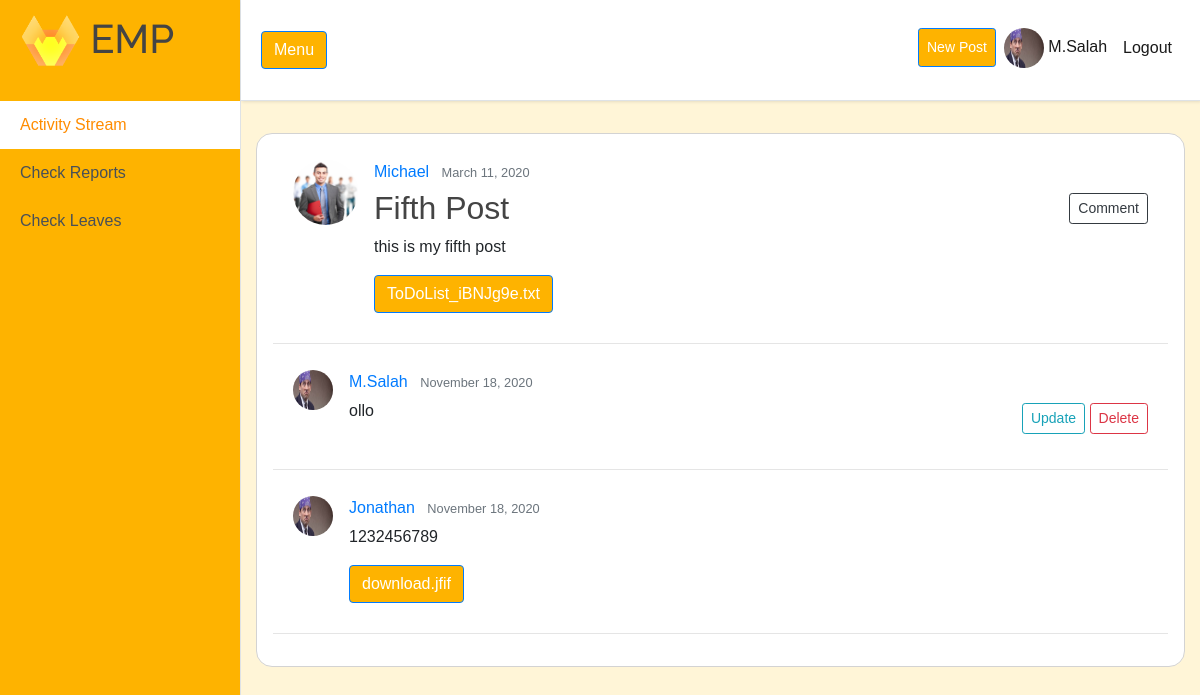
The page /post/16/ (signed in) on the database its author committed.
### users/models.py (models this page shows, shortened)
class Profile(models.Model):
    user = models.OneToOneField(User, on_delete=models.CASCADE)
    image = models.ImageField(default='default.jpg', upload_to='profile_pics')
    bio = models.TextField(max_length=500, blank=True)
    location = models.CharField(max_length=30, blank=True)
    birth_date = models.DateField(null=True, blank=True)
    is_employee = models.BooleanField(default=True)

### activitystream/models.py (models this page shows, shortened)
class Post(models.Model):
    title = models.CharField(max_length=100)
    content = models.TextField()
    date_posted = models.DateTimeField(default=timezone.now)
    author = models.ForeignKey(User, on_delete=models.CASCADE)
    document = models.FileField(blank=True, default=None, upload_to='documents')
    class Meta:
        ordering = ['-date_posted']
    @property
    def filename(self):
        return os.path.basename(self.document.path)

class Comment(models.Model):
    date_posted = models.DateTimeField(default=timezone.now)
    content = models.TextField()
    author = models.ForeignKey(User, on_delete=models.CASCADE)
    post = models.ForeignKey(Post, on_delete=models.CASCADE)
    document = models.FileField(blank=True, default=None, upload_to='documents')
    class Meta:
        ordering = ['-date_posted']
    @property
    def filename(self):
        return os.path.basename(self.document.path)

### activitystream/views.py (the view)
# urls.py: path('post/<int:pk>/', PostDetailView.as_view(), name='post-detail'),
class PostDetailView(LoginRequiredMixin, DetailView):
    model = Post
    def get_context_data(self, **kwargs):
        context = super().get_context_data(**kwargs)
        context['comments'] = Comment.objects.filter(post=self.object).all()
        return context

### activitystream/templates/activitystream/post_detail.html (shortened to what this page needs)
{% extends "activitystream/base.html" %}
{% block content %}
<div id="postcontent">
    <article class="media content-section">
    <img class="rounded-circle article-img" src="{{ object.author.profile.image.url }}">
    <div class="media-body">
        <div class="article-metadata">
            <a class="mr-2" href="{% url 'user-posts' object.author.username %}">{{ object.author }}</a>
            <small class="text-muted">{{ object.date_posted | date:'F d, Y' }}</small>
        </div>
        {% if object.author == user %}
                <div id = "post_buttons">
                <a class="btn btn-outline-info btn-sm mt-1 mb-1" href="{% url 'post-update' object.id %}">Update</a>
                <a class="btn btn-outline-danger btn-sm mt-1 mb-1" href="{% url 'post-delete' object.id %}">Delete</a>
                <a class="btn btn-outline-dark btn-sm mt-1 mb-1" href="{% url 'add_comment' pk=object.pk %}">Comment</a>
                </div>
            {% else %}
                <div id = "post_buttons">
                <a class="btn btn-outline-dark btn-sm mt-1 mb-1" href="{% url 'add_comment' pk=object.pk %}">Comment</a>
                </div>
            {% endif %}
        <h2 class="article-title">{{ object.title }}</h2>
        <p class="article-content">{{ object.content }}</p>
        {% if post.document != '' %}
        <a class="btn btn-primary" href="{{ object.document.url }}" target="_blank">{{ object.filename }}</a>
        {% endif %}
    </div>
    </article>
    <hr/>
    {% for comment in comments %}
        <div id="comment">
        <article class="media content-section">
        <img class="rounded-circle article-img" src="{{ comment.author.profile.image.url }}"  style="width:40px; height:40px">
  <div class="media-body">
    <div class="article-metadata">
        <a class="mr-2" href="{% url 'user-posts' comment.author.username %}">{{ comment.author }}</a>
      <small class="text-muted">{{ comment.date_posted | date:'F d, Y' }}</small>
    </div>
        {% if comment.author == user %}
                <div id = "post_buttons">
                <a class="btn btn-outline-info btn-sm mt-1 mb-1" href="{% url 'comment-update' comment.id %}">Update</a>
                <a class="btn btn-outline-danger btn-sm mt-1 mb-1" href="{% url 'comment-delete' comment.id %}">Delete</a>
                </div>
            {% endif %}
    <p class="article-content">{{ comment.content }}</p>
        {% if comment.document != '' %}
            <a class="btn btn-primary" href="{{ comment.document.url }}" target="_blank">{{ comment.filename }}</a>
        {% endif %}
  </div>
</article>
        </div>
        <hr/>
                {% endfor %}
</div>
{%  endblock content %}

### activitystream/templates/activitystream/base.html (shortened to what this page needs)
{% load static %}
<!DOCTYPE html>
<html lang="en">
<head>
  <link rel="stylesheet" href="https://stackpath.bootstrapcdn.com/bootstrap/4.4.1/css/bootstrap.min.css">
  <link rel="stylesheet" type="text/css" href="{% static 'activitystream/main.css' %}">
</head>
<body>
  <div class="d-flex" id="wrapper">
    <div class=" border-right" style="background-color: #feb300; !important;" id="sidebar-wrapper">
      <div class="sidebar-heading" style="background-color: #feb300; !important;"><h1> <img src="{% static "activitystream/logo.png" %}" alt="Employee Portal" style="width:60px"/> EMP</h1></div>
      <div class="list-group list-group-flush">
        <a href="{% url 'activity-home' %}" class="list-group-item list-group-item-action" id = "activity_button" >Activity Stream</a>
        {% if user.is_active and user.is_staff %}
        <a href="{% url 'all-reports' %}" class="list-group-item list-group-item-action " id = "report_button" >Check Reports</a>
        <a href="{% url 'all-leaves' %}" class="list-group-item list-group-item-action" id = "leave_button" >Check Leaves</a>
        {% else %}
        <a href="{% url 'reports-home' %}" class="list-group-item list-group-item-action" id = "reportto_button">My Reports</a>
        <a href="{% url 'leave-home' %}" class="list-group-item list-group-item-action" id = "bookleave_button">My Leaves</a>
        {% endif %}
      </div>
    </div>
    <div id="page-content-wrapper">
      <nav class="navbar navbar-expand-lg navbar-light border-bottom sticky-top" style="background-color: white; !important;" >
        <button class="btn btn-primary" id="menu-toggle">Menu</button>
        <div class="collapse navbar-collapse" id="navbarSupportedContent">
          <ul class="navbar-nav ml-auto mt-2 mt-lg-0">
            {% if user.is_authenticated %}
              <li class="nav-item active mt-1">
                 <a class="btn btn-primary btn-sm nav-link mt-1" href="{% url 'post-create' %}" style="color: white">New Post</a>
              </li>
                 <li class="nav-item active mb-1 ">
                <a class="nav-link" href="{% url 'profile' %}">
                        <img height="40px" width="40px"  class="rounded-circle account-img" src="{{ user.profile.image.url }}">
                    {{ user.username }}</a>
                </li>
                <li class="nav-item active mb-1 ">
                <a class="nav-link mt-2" href="{% url 'logout' %}">  Logout</a>
                </li>
            {% else %}
              <li class="nav-item active">
                <a class="nav-link" href="{% url 'activity-home' %}">Home <span class="sr-only">(current)</span></a>
              </li>
            {% endif %}
          </ul>
        </div>
      </nav>
<div id = main-section>
      <div class="container-fluid">
      <br>
      {% block content %}{% endblock %}
      </div>
</div>
    </div>
  </div>
</body>
</html>

### activitystream/static/activitystream/main.css (style rules this page uses)
.list-group-item-action { background-color: #feb300; !important; position: fixed; }
body { overflow-x: hidden; font-family: 'Poppins', sans-serif; background: #fff5d7; }
.btn-primary { background-color: #feb300; !important; }
#activity_button { margin-top:6.3rem; width: 15rem; }
#report_button,#reportto_button { margin-top:9.3rem; width:15rem; }
#leave_button,#bookleave_button { margin-top:12.3rem; width: 15rem; }
#main-section { margin-top: -2rem; }
.sidebar-heading { position: fixed; color: white; background: rgba(0, 0, 0, 0.2); }
.navbar { padding: 20px ; background: #fff; border: none; border-radius: 0; margin-bottom: 40px; box-shadow: 1px 1px 3px rgba(0, 0, 0, 0.1); }
#sidebar-wrapper { min-height: 100vh; margin-left: -15rem; -webkit-transition: margin .25s ease-out; -moz-transition: margin .25s ease-out; -o-transition: margin .25s ease-out; transition: margin .25s ease-out; }
#sidebar-wrapper .sidebar-heading { padding: 0.875rem 1.25rem; font-size: 1.2rem; }
#sidebar-wrapper .list-group { width: 15rem; }
#page-content-wrapper { min-width: 100vw; }
@media (min-width: 768px) { #sidebar-wrapper { margin-left: 0; } }
@media (min-width: 768px) { #page-content-wrapper { min-width: 0; width: 100%; } }
h1 { font-family: Raleway ; }

### activitystream/templates/activitystream/post_detail.html (style rules this page uses)
#activity_button { background-color: white; font-size: 1rem; color: darkorange; }
h1, h2, h3, h4, h5, h6 { color: #444444; }
ul { margin: 0; }
.content-section { background: #ffffff; padding: 10px 20px; border-radius: 3px; margin-bottom: 20px; }
.article-title { color: #444444; }
.article-content { white-space: pre-line; }
.article-img { height: 65px; width: 65px; margin-right: 16px; }
.article-metadata { padding-bottom: 1px; margin-bottom: 4px; }
#postcontent { padding: 1rem; border: solid 1px lightgrey; border-radius: 1rem; background: white; margin-bottom: 1rem; }
#post_buttons { float:right }

### rows shown on the page
Post: author.profile.image (picture), author "Michael", date_posted "March 11, 2020", title "Fifth Post", content "this is my fifth post", filename "ToDoList_iBNJg9e.txt"
Comment: author.profile.image (picture), author "M.Salah", date_posted "November 18, 2020", shows "Update", content "ollo"
Comment: author.profile.image (picture), author "Jonathan", date_posted "November 18, 2020", content "1232456789", filename "download.jfif"

### other values the page prints
{{ user.username }} "M.Salah"
